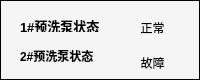
  <widget class="QFrame" name="frame_4">
   <property name="geometry">
    <rect>
     <x>551</x>
     <y>780</y>
     <width>200</width>
     <height>80</height>
    </rect>
   </property>
   <property name="sizePolicy">
    <sizepolicy hsizetype="Fixed" vsizetype="Preferred">
     <horstretch>0</horstretch>
     <verstretch>0</verstretch>
    </sizepolicy>
   </property>
   <property name="minimumSize">
    <size>
     <width>200</width>
     <height>80</height>
    </size>
   </property>
   <property name="font">
    <font>
     <pointsize>10</pointsize>
    </font>
   </property>
   <property name="styleSheet">
    <string notr="true">background-color: rgb(245, 245, 245);</string>
   </property>
   <property name="frameShape">
    <enum>QFrame::Box</enum>
   </property>
   <property name="frameShadow">
    <enum>QFrame::Plain</enum>
   </property>
   <widget class="QLabel" name="label_28">
    <property name="geometry">
     <rect>
      <x>20</x>
      <y>20</y>
      <width>90</width>
      <height>12</height>
     </rect>
    </property>
    <property name="font">
     <font>
      <pointsize>10</pointsize>
      <weight>75</weight>
      <bold>true</bold>
     </font>
    </property>
    <property name="text">
     <string>1#预洗泵状态</string>
    </property>
   </widget>
   <widget class="QLabel" name="label_29">
    <property name="geometry">
     <rect>
      <x>20</x>
      <y>50</y>
      <width>90</width>
      <height>12</height>
     </rect>
    </property>
    <property name="font">
     <font>
      <weight>75</weight>
      <bold>true</bold>
     </font>
    </property>
    <property name="text">
     <string>2#预洗泵状态</string>
    </property>
   </widget>
   <widget class="QLabel" name="firstWashPumpStateLabel">
    <property name="geometry">
     <rect>
      <x>130</x>
      <y>15</y>
      <width>45</width>
      <height>25</height>
     </rect>
    </property>
    <property name="text">
     <string>正常</string>
    </property>
    <property name="alignment">
     <set>Qt::AlignCenter</set>
    </property>
   </widget>
   <widget class="QLabel" name="secondWashPumpStateLabel">
    <property name="geometry">
     <rect>
      <x>130</x>
      <y>50</y>
      <width>45</width>
      <height>25</height>
     </rect>
    </property>
    <property name="text">
     <string>故障</string>
    </property>
    <property name="alignment">
     <set>Qt::AlignCenter</set>
    </property>
   </widget>
  </widget>
